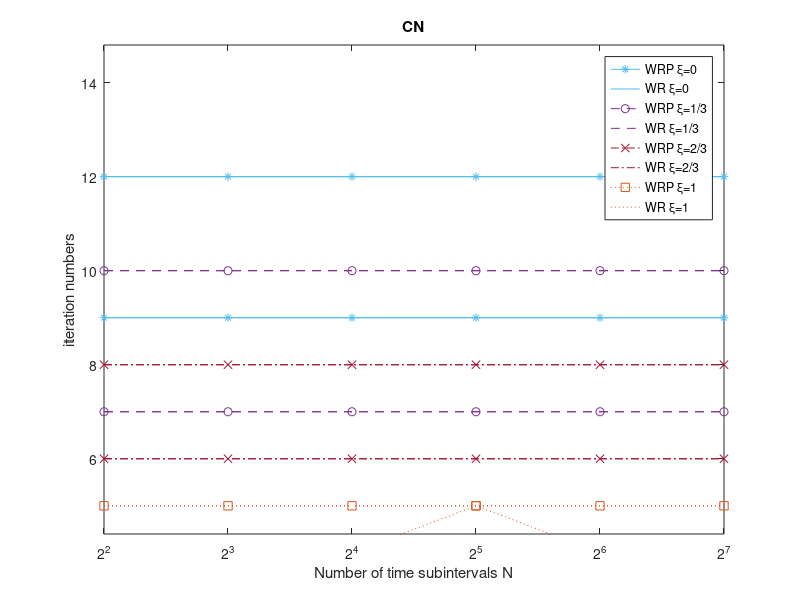

MATLAB code to generate this figure:
%xvec = 2.^[2,3,4,5,6,7];
xvec = 2:7;
be_itn0 = [9,9,9,9,9,9];
bes0 = 9*ones(1,6);
be_itn1 = [7,7,7,7,7,7];
bes1 = 7*ones(1,6);
be_itn2 = [6,6,6,6,6,6];
bes2 = 6*ones(1,6);
be_itn3 = [4,4,4,5,4,4];
bes3 = 4*ones(1,6);
cn_itn0 = [12,12,12,12,12,12];
cns0 = 12*ones(1,6);
cn_itn1 = [10,10,10,10,10,10];
cns1 = 10*ones(1,6);
cn_itn2 = [8,8,8,8,8,8];
cns2 = 8*ones(1,6);
cn_itn3 = [5,5,5,5,5,5];
cns3 = 5*ones(1,6);
%% be
plot(be_itn0,'Color','#4DBEEE','Marker','*','LineStyle','-');
hold on
plot(bes0,'Color','#4DBEEE','LineStyle','-');
hold on
plot(be_itn1,'Color','#7E2F8E','Marker','o','LineStyle','--');
hold on
plot(bes1,'Color','#7E2F8E','LineStyle','--');
hold on
plot(be_itn2,'Color','#A2142F','Marker','x','LineStyle','-.');
hold on
plot(bes2,'Color','#A2142F','LineStyle','-.');
hold on
plot(be_itn3,'Color','#D95319','Marker','square','LineStyle',':');
hold on
plot(bes3,'Color','#D95319','LineStyle',':');
hold on
xticks(1:6)
xticklabels({'2^2','2^3','2^4','2^5','2^6','2^7'})
ylim([3.4,12.4])
legend('WRP \xi=0','WR \xi=0','WRP \xi=1/3','WR \xi=1/3','WRP \xi=2/3','WR \xi=2/3','WRP \xi=1','WR \xi=1')
xlabel('Number of time subintervals N')
ylabel('iteration numbers')
title('Be')
%% cn
plot(cn_itn0,'Color','#4DBEEE','Marker','*','LineStyle','-');
hold on
plot(cns0,'Color','#4DBEEE','LineStyle','-');
hold on
plot(cn_itn1,'Color','#7E2F8E','Marker','o','LineStyle','--');
hold on
plot(cns1,'Color','#7E2F8E','LineStyle','--');
hold on
plot(cn_itn2,'Color','#A2142F','Marker','x','LineStyle','-.');
hold on
plot(cns2,'Color','#A2142F','LineStyle','-.');
hold on
plot(cn_itn3,'Color','#D95319','Marker','square','LineStyle',':');
hold on
plot(cns3,'Color','#D95319','LineStyle',':');
hold on
xticks(1:6)
xticklabels({'2^2','2^3','2^4','2^5','2^6','2^7'})
ylim([4.4,14.8])
legend('WRP \xi=0','WR \xi=0','WRP \xi=1/3','WR \xi=1/3','WRP \xi=2/3','WR \xi=2/3','WRP \xi=1','WR \xi=1')
xlabel('Number of time subintervals N')
ylabel('iteration numbers')
title('CN')
%grid on